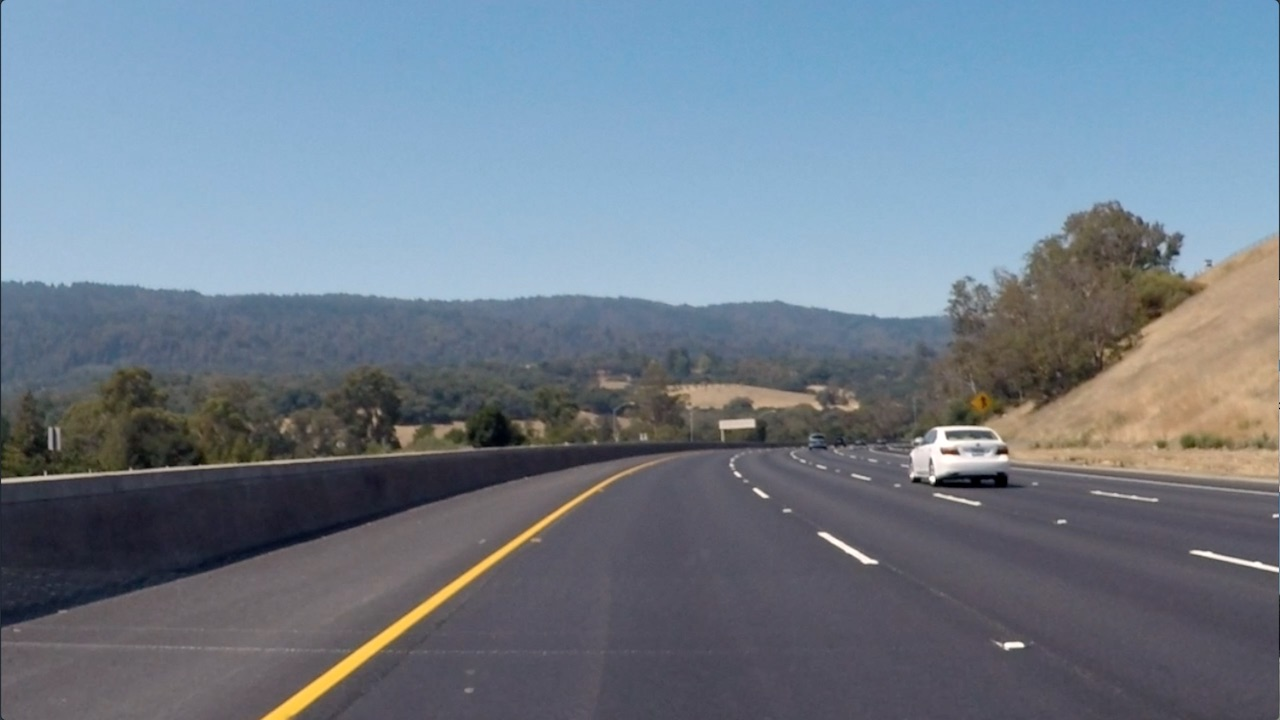
#> input picture Into2CV/curved-lane.jpg, 1280 x 720 px
$ python CVTest.py
#> lines starting #> are read from the running program, lines starting #| are printed output that depends on the picture; after the words box and inside, x2 and y2 are one past the last pixel; in counts of white or black regions, pixels touching at a corner belong together
# #importing some useful packages
#
# # importing opencv CV2 module
# import cv2
#
# # bat.jpg is the batman image.
# img = cv2.imread('curved-lane.jpg')
#
# # make sure that you have saved it in the same folder
# # Averaging
# # You can change the kernel size as you want
# avging = cv2.blur(img,(10,10))
#
# cv2.imshow('Averaging',avging)
# cv2.waitKey(0)
#
# # Gaussian Blurring
# # Again, you can change the kernel size
# gausBlur = cv2.GaussianBlur(img, (5,5),0)
# cv2.imshow('Gaussian Blurring', gausBlur)
# cv2.waitKey(0)
#
# # Median blurring
# medBlur = cv2.medianBlur(img,5)
# cv2.imshow('Media Blurring', medBlur)
# cv2.waitKey(0)
#
# # Bilateral Filtering
# bilFilter = cv2.bilateralFilter(img,9,75,75)
# cv2.imshow('Bilateral Filtering', bilFilter)
# cv2.waitKey(0)
# cv2.destroyAllWindows()


# # import the required library
# import numpy as np
# import cv2
# from matplotlib import pyplot as plt
#
#
# # read the image
# img = cv2.imread('curved-lane.jpg')
#
# # convert image to gray scale image
# gray = cv2.cvtColor(img, cv2.COLOR_BGR2GRAY)
#
# # detect corners with the goodFeaturesToTrack function.
# corners = cv2.goodFeaturesToTrack(gray, 27, 0.01, 10)
# corners = np.int0(corners)
#
# # we iterate through each corner,
# # making a circle at each point that we think is a corner.
# for i in corners:
#     x, y = i.ravel()
#     cv2.circle(img, (x, y), 3, 255, -1)
#
# plt.imshow(img), plt.show()
import matplotlib.pyplot as plt
import matplotlib.image as mpimg
import numpy as np

# Read in the image
image = mpimg.imread('curved-lane.jpg')
#> image is the input picture: shape (720, 1280, 3); mean R, G, B 112.1, 125, 138.7

# Grab the x and y size and make a copy of the image
ysize = image.shape[0]
#> ysize = 720
xsize = image.shape[1]
#> xsize = 1280
color_select = np.copy(image)

# Define color selection criteria
###### MODIFY THESE VARIABLES TO MAKE YOUR COLOR SELECTION
red_threshold = 200
green_threshold = 200
blue_threshold = 200
######

rgb_threshold = [red_threshold, green_threshold, blue_threshold]

# Do a boolean or with the "|" character to identify
# pixels below the thresholds
thresholds = (image[:,:,0] < rgb_threshold[0]) \
            | (image[:,:,1] < rgb_threshold[1]) \
            | (image[:,:,2] < rgb_threshold[2])
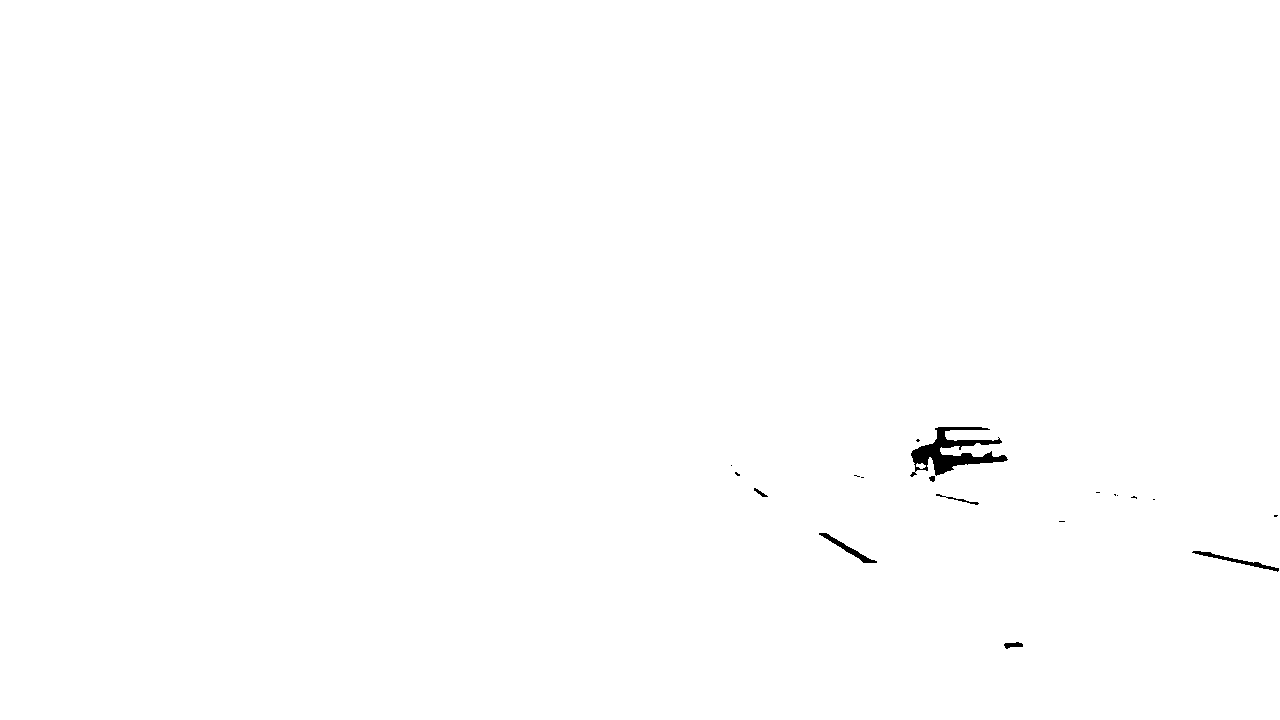
#> thresholds: shape (720, 1280) bool; 99.7% white; 19 black regions (12 under 20 px), largest, box (x1, y1, x2, y2) and area: (910, 427, 1008, 477) 1879, (1192, 551, 1279, 572) 314, (819, 533, 877, 563) 305
color_select[thresholds] = [0,0,0]
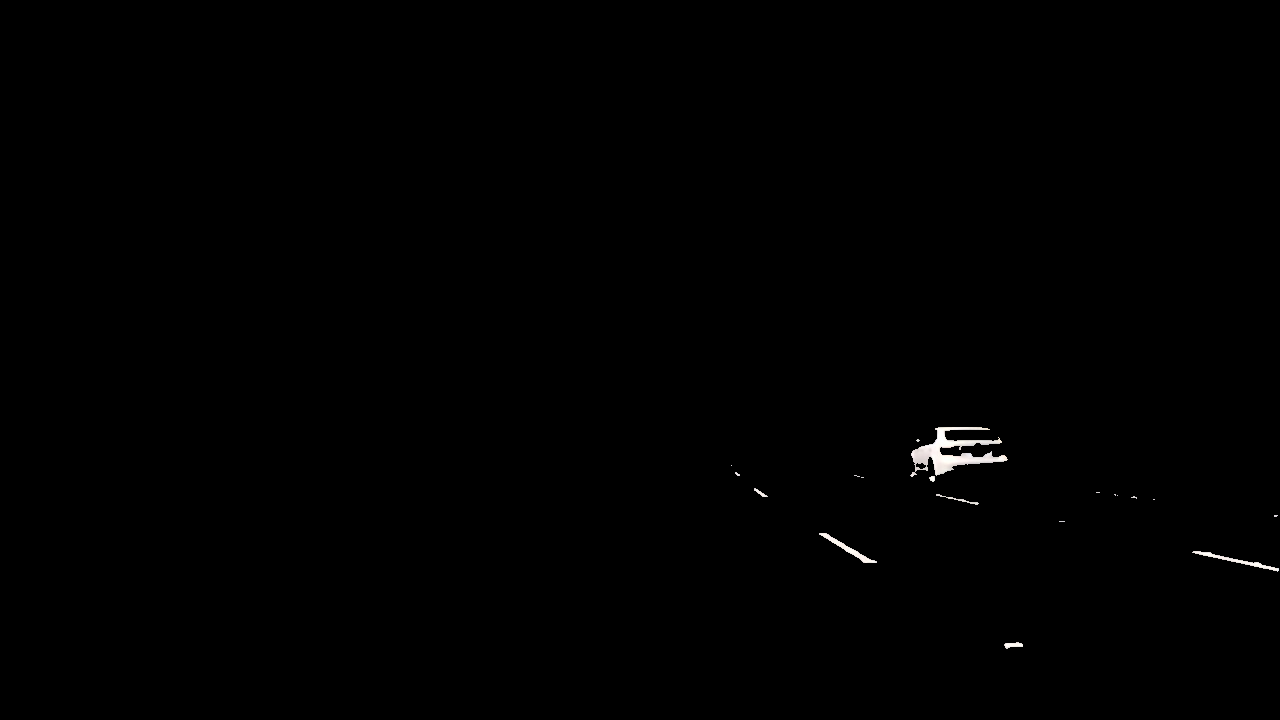
#> color_select: shape (720, 1280, 3); mean R, G, B 0.7, 0.7, 0.7

# Display the image
plt.imshow(color_select)

# Uncomment the following code if you are running the code locally and wish to save the image
# mpimg.imsave("test-after.png", color_select)
